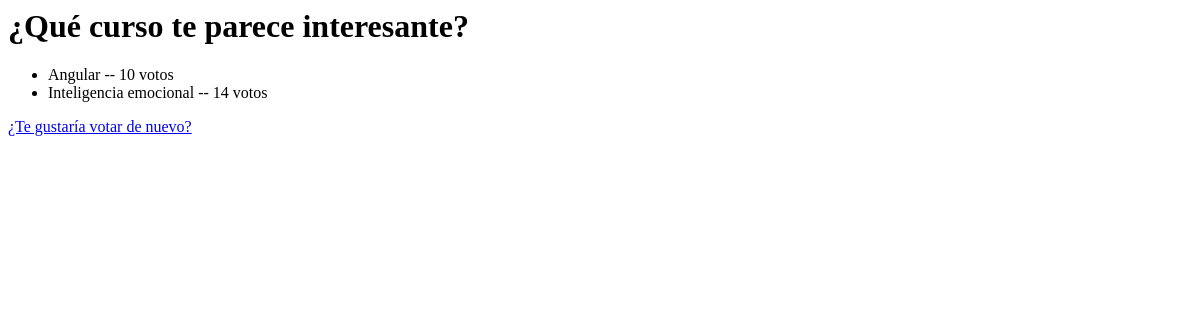
Before: /pollsApp/2/resultado/ with the older database file.
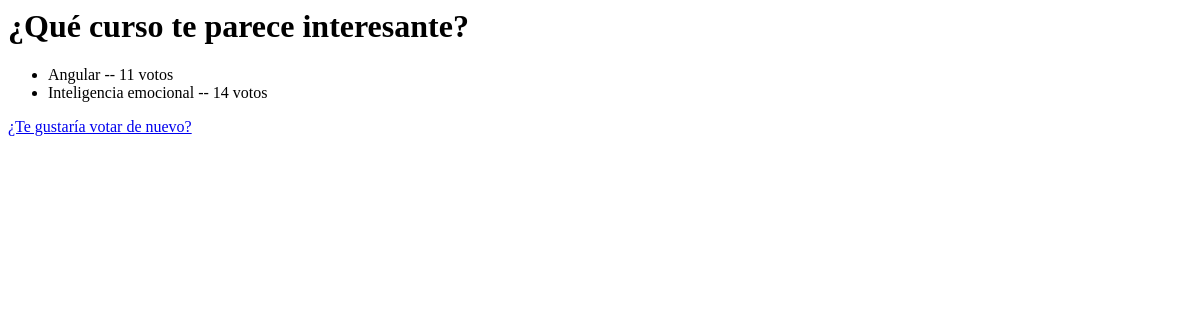
After: the same page with the newer database file.
### pollsApp/models.py (models this page shows, shortened)
class Respuesta(models.Model):
    pregunta = models.ForeignKey(Pregunta, on_delete=models.CASCADE)
    respuesta_text = models.CharField(max_length=100)
    votos = models.IntegerField(default=0)

### pollsApp/views.py (the view)
# urls.py: path('<int:pk>/resultado/', views.ResultadoView.as_view(), name="resultado"),
class ResultadoView(DetailView):
    model = Pregunta
    template_name = "pollsApp/resultado.html/"

### pollsApp/templates/pollsApp/resultado.html
<h1> {{ pregunta.pregunta_text }}</h1>
<ul>
    {% for respuesta in pregunta.respuesta_set.all %}
      <li>{{respuesta.respuesta_text}} -- {{respuesta.votos}} voto{{respuesta.votos|pluralize}}</li>
    {% endfor %}
</ul>
<a href="{% url 'polls:detalle' pregunta.id %}">¿Te gustaría votar de nuevo?</a>

Changed rows visible on the page:
changed Respuesta "Angular": votos "10" → "11"
